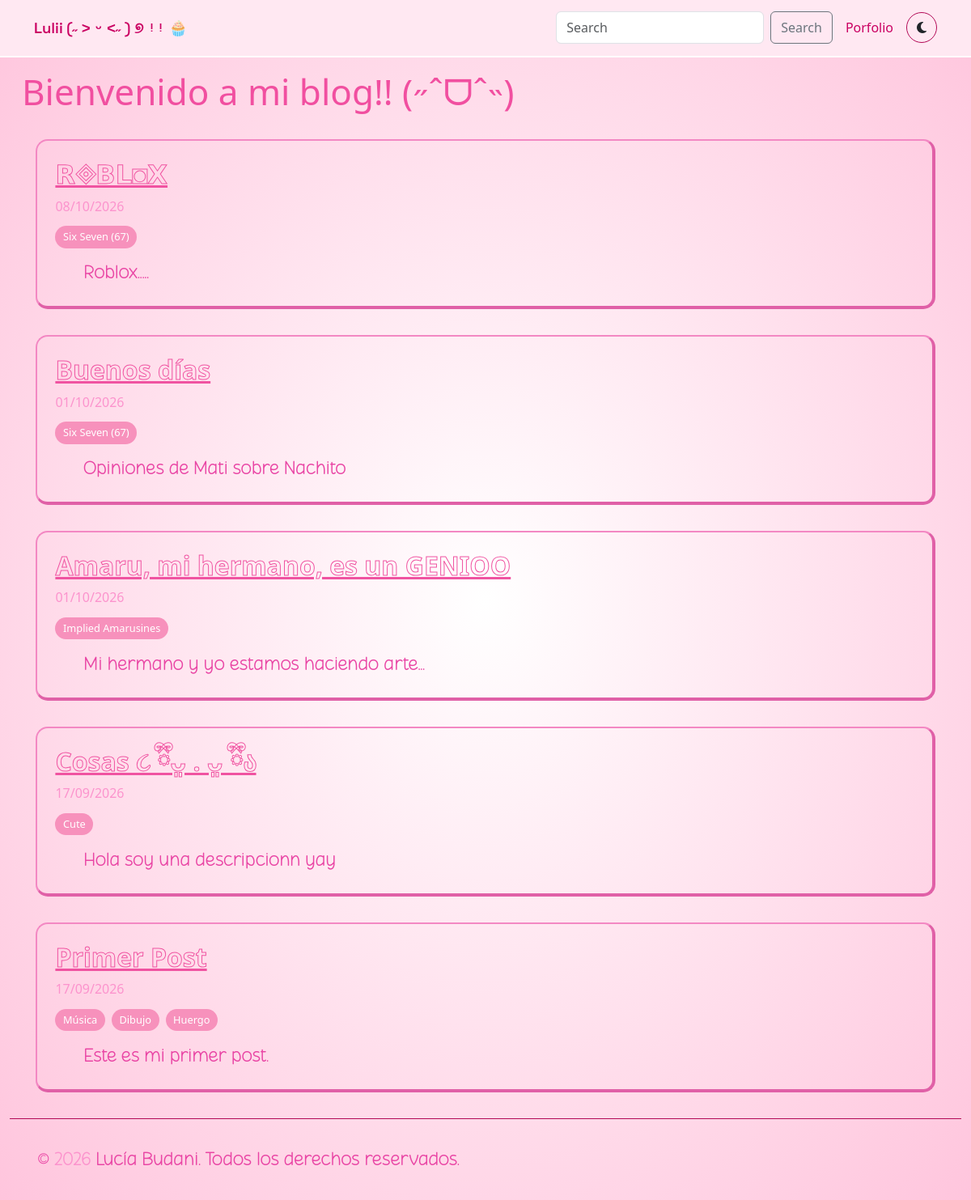
Before: /blog/ with the older database file.
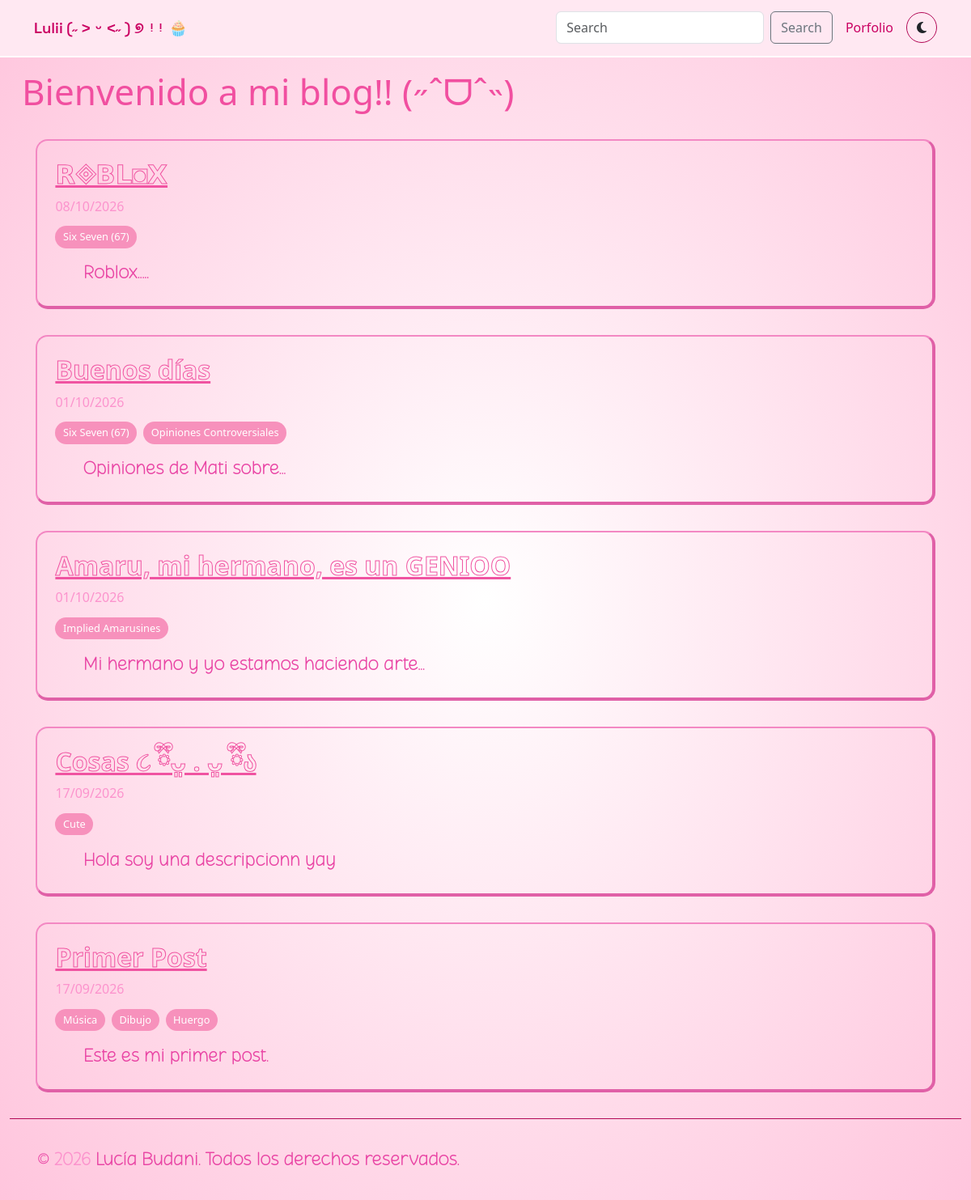
After: the same page with the newer database file.
### blog/models.py (models this page shows, shortened)
class Post(models.Model):
    title = models.CharField(max_length = 255)
    slug = models.SlugField()
    content = models.TextField()
    created_at = models.DateTimeField(auto_now_add = True)
    description = models.CharField(max_length=1250)
    class Meta:
        ordering = ('-created_at',)

class Tag(models.Model):
    category = models.CharField(max_length=60)
    posts = models.ManyToManyField(Post, related_name="tags")
    def __str__(self):
        return f'{self.category}'

### blog/views.py (the view)
# urls.py: path("", views.index, name="index"),
def index(request):
    posts = Post.objects.order_by('-created_at')
    return render(request, "blog/index.html", {
        'posts' : posts
        })

### blog/templates/blog/index.html (shortened to what this page needs)
{% extends "base.html" %}
{% load static %}
    {% block extra_css %}
        <link rel="stylesheet" href="{% static 'blog/css/blog.css' %}">
    {% endblock %}
    {% block nav_elements %}
        <form class="d-flex" method=POST action="{% url 'blog:search-results' %}">
            <input class="form-control me-2" type="search" placeholder="Search" aria-label="Search">
            <button class="btn btn-outline-secondary" type="submit">Search</button>
        </form>
        <li class="nav-item"><a class="nav-link" href="{% url 'portfolio:index' %}">Porfolio</a></li>
    {% endblock %}
    {% block content %}
        <p>.</p>
        <p>.</p>
        <h1>Bienvenido a mi blog!! (˶ˆᗜˆ˵)</h1>
        {% for post in posts %}
            <article class="proyecto-card">
                <div class="proyecto-body">
                <h2><a class = 'titulopost' href="{% url 'blog:detail' post.slug %}">{{post.title}}</a></h2>
                <span>{{post.created_at|date:'d/m/Y'}}</span>
                <ul class="tags">
                    {% for tag in post.tags.all %}
                        <li>{{tag}}</li>
                    {% endfor %}
                </ul>
                <p>
                    {{post.description}}
                </p>
                </div>
            </article>
        {% endfor %}
    {% endblock %}

### templates/base.html (shortened to what this page needs)
{% load static %}
<!DOCTYPE html>
<html lang="es">
<head>
    <link href="https://cdn.jsdelivr.net/npm/bootstrap@5.3.8/dist/css/bootstrap.min.css" rel="stylesheet">
    <link rel="stylesheet" href="https://cdnjs.cloudflare.com/ajax/libs/font-awesome/6.5.2/css/all.min.css">
    <link rel="stylesheet" href="{% static 'css/base.css' %}">
    {% block extra_css %}{% endblock %}
</head>
<body>
    <header id="header">
        <nav id="navbar" class="navbar navbar-expand-lg fixed-top">
            <div class="container">
                <a href="" class="navbar-brand logo">Lulii (˶˃ ᵕ ˂˶) ୭ ᵎᵎ 🧁</a>
                <div class="collapse navbar-collapse" id="navMenu">
                <ul class="navbar-nav ms-auto mb-2 mb-lg-0 nav-links">
                    {% block nav_elements %}{% endblock %}
                </ul>
                <button id="theme-toggle" aria-label="Cambiar tema">
                    <i class="fa-solid fa-moon"></i>
                </button>
                </div>
            </div>
        </nav>
    </header>
    <div class="container-fluid gradiente">
        {% block content %}{% endblock %}
        <footer id="footer">
            <p>&copy; <span id="anio"></span> Lucía Budani. Todos los derechos reservados.</p>
        </footer>
    </div>
</body>
</html>

### static/css/base.css (style rules this page uses)
:root { --bg-gradient-center: #ffffff; --bg-gradient-border: #ffc5dd; --font-code: "Space Grotesk", monospace; --texto-navbar: #ca0062; --color-texto: #db4282; --accent: #f5b6d0; --border: #b30956; --navbar-bg: #ffe8f2; --navbar-border: #ffffff; }
.gradiente { background: radial-gradient(var(--bg-gradient-center), var(--bg-gradient-border)); }
p { font-family: 'PerfLem', sans-serif; color: var(--color-texto); margin: 0 35px; font-size: 24px; }
.logo { font-family: var(--font-code); font-weight: 600; font-size: 1.15rem; color: var(--texto-navbar) !important; }
.nav-links .nav-link { color: var(--texto-navbar) !important; font-weight: 500; padding: 0.5rem 1rem !important; position: relative; }
#navbar { background-color: var(--navbar-bg); border-bottom: 2px solid var(--navbar-border); padding: 0.9rem 0; transition: background-color 0.3s ease, border-color 0.3s ease; }
#footer { text-align: left; padding: 2rem 0; border-top: 1px solid var(--border); color: var(--text-muted); font-size: 0.9rem; }
#theme-toggle { border: 1px solid var(--border); background-color: var(--surface); color: var(--text); width: 38px; height: 38px; border-radius: 50%; cursor: pointer; transition: transform 0.2s ease, background-color 0.3s ease; }

### blog/static/blog/css/blog.css (style rules this page uses)
:root { --color-titulo: #f14fa0; --color-titulo-posts: #f053a1; --color-tags: #f791bc; --border-color: #f388c3; --border-shadow: #e060a7; --theme-toggle-color: #f8cfe3; --theme-toggle-border: #f171b1; --texto-p: #e944a4; --color-span: #fc93cd; --color-hover-titulo-post: #fb95b5; }
h1 { color: var(--color-titulo); font-size: 44px; margin: 15px; }
.proyecto-card { border: 2px solid var(--border-color); border-bottom: 4px solid var(--border-shadow); border-right: 4px solid var(--border-shadow); border-radius: 15px; margin: 2rem; }
.proyecto-body { padding: 1.4rem; }
.proyecto-body p { overflow-wrap: anywhere; }
.tags { list-style: none; display: flex; flex-wrap: wrap; gap: 0.5rem; padding: 0; margin: 0.8rem 0; }
.tags li { font-size: 0.8rem; background-color: var(--color-tags); color: #ffffff; padding: 0.25rem 0.6rem; border-radius: 999px; }
.titulopost { color: transparent; font-weight: bold; -webkit-text-stroke: 1px var(--color-titulo-posts); }
p { color: var(--texto-p); }
span { color: var(--color-span); }

Changed rows visible on the page:
changed Post: description "Opiniones de Mati sobre Nachito" → "Opiniones de Mati sobre..."
added Tag: category "Opiniones Controversiales", shown under Post "01/10/2026"
